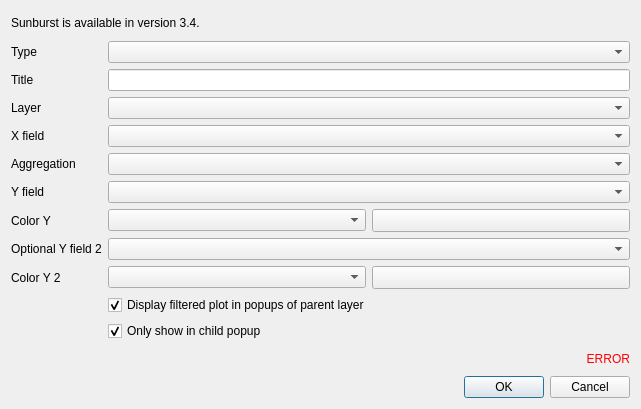
<?xml version="1.0" encoding="UTF-8"?>
<ui version="4.0">
 <class>Dialog</class>
 <widget class="QDialog" name="Dialog">
  <property name="geometry">
   <rect>
    <x>0</x>
    <y>0</y>
    <width>641</width>
    <height>409</height>
   </rect>
  </property>
  <property name="windowTitle">
   <string>Dataviz</string>
  </property>
  <layout class="QVBoxLayout" name="verticalLayout">
   <item>
    <widget class="QLabel" name="label_graph_34">
     <property name="text">
      <string>Sunburst is available in version 3.4.</string>
     </property>
    </widget>
   </item>
   <item>
    <layout class="QGridLayout" name="gridLayout">
     <item row="0" column="0">
      <widget class="QLabel" name="label_type">
       <property name="text">
        <string>Type</string>
       </property>
      </widget>
     </item>
     <item row="4" column="1">
      <widget class="QComboBox" name="aggregation"/>
     </item>
     <item row="2" column="0">
      <widget class="QLabel" name="label_layer">
       <property name="text">
        <string>Layer</string>
       </property>
      </widget>
     </item>
     <item row="8" column="1">
      <widget class="QgsFieldComboBox" name="y_field_2"/>
     </item>
     <item row="1" column="1">
      <widget class="QLineEdit" name="title"/>
     </item>
     <item row="6" column="1">
      <layout class="QHBoxLayout" name="horizontalLayout_2">
       <item>
        <widget class="QgsFieldComboBox" name="color_field"/>
       </item>
       <item>
        <widget class="QgsColorButton" name="color">
         <property name="sizePolicy">
          <sizepolicy hsizetype="Minimum" vsizetype="Fixed">
           <horstretch>0</horstretch>
           <verstretch>0</verstretch>
          </sizepolicy>
         </property>
        </widget>
       </item>
      </layout>
     </item>
     <item row="4" column="0">
      <widget class="QLabel" name="label_aggregation">
       <property name="text">
        <string>Aggregation</string>
       </property>
      </widget>
     </item>
     <item row="2" column="1">
      <widget class="QgsMapLayerComboBox" name="layer"/>
     </item>
     <item row="8" column="0">
      <widget class="QLabel" name="label_y_field_2">
       <property name="text">
        <string>Optional Y field 2</string>
       </property>
      </widget>
     </item>
     <item row="3" column="1">
      <widget class="QgsFieldComboBox" name="x_field"/>
     </item>
     <item row="1" column="0">
      <widget class="QLabel" name="label_title">
       <property name="text">
        <string>Title</string>
       </property>
       <property name="wordWrap">
        <bool>true</bool>
       </property>
      </widget>
     </item>
     <item row="0" column="1">
      <widget class="QComboBox" name="type_graph"/>
     </item>
     <item row="3" column="0">
      <widget class="QLabel" name="label_x_field">
       <property name="text">
        <string>X field</string>
       </property>
      </widget>
     </item>
     <item row="5" column="0">
      <widget class="QLabel" name="label_y_field">
       <property name="text">
        <string>Y field</string>
       </property>
      </widget>
     </item>
     <item row="5" column="1">
      <widget class="QgsFieldComboBox" name="y_field"/>
     </item>
     <item row="6" column="0">
      <widget class="QLabel" name="label_y_color">
       <property name="text">
        <string>Color Y</string>
       </property>
      </widget>
     </item>
     <item row="9" column="1">
      <layout class="QHBoxLayout" name="horizontalLayout_3">
       <item>
        <widget class="QgsFieldComboBox" name="color_field_2"/>
       </item>
       <item>
        <widget class="QgsColorButton" name="color_2">
         <property name="sizePolicy">
          <sizepolicy hsizetype="Minimum" vsizetype="Fixed">
           <horstretch>0</horstretch>
           <verstretch>0</verstretch>
          </sizepolicy>
         </property>
        </widget>
       </item>
      </layout>
     </item>
     <item row="9" column="0">
      <widget class="QLabel" name="label_y_color_2">
       <property name="text">
        <string>Color Y 2</string>
       </property>
      </widget>
     </item>
     <item row="10" column="1">
      <widget class="QCheckBox" name="popup_display_child_plot">
       <property name="text">
        <string>Display filtered plot in popups of parent layer</string>
       </property>
       <property name="checked">
        <bool>true</bool>
       </property>
      </widget>
     </item>
     <item row="11" column="1">
      <widget class="QCheckBox" name="only_show_child">
       <property name="text">
        <string>Only show in child popup</string>
       </property>
       <property name="checked">
        <bool>true</bool>
       </property>
      </widget>
     </item>
    </layout>
   </item>
   <item>
    <widget class="QLabel" name="error">
     <property name="styleSheet">
      <string notr="true">QLabel { color : red; }</string>
     </property>
     <property name="text">
      <string notr="true">ERROR</string>
     </property>
     <property name="alignment">
      <set>Qt::AlignRight|Qt::AlignTrailing|Qt::AlignVCenter</set>
     </property>
    </widget>
   </item>
   <item>
    <widget class="QDialogButtonBox" name="button_box">
     <property name="orientation">
      <enum>Qt::Horizontal</enum>
     </property>
     <property name="standardButtons">
      <set>QDialogButtonBox::Cancel|QDialogButtonBox::Ok</set>
     </property>
    </widget>
   </item>
  </layout>
 </widget>
 <customwidgets>
  <customwidget>
   <class>QgsColorButton</class>
   <extends>QToolButton</extends>
   <header>qgis.gui</header>
  </customwidget>
  <customwidget>
   <class>QgsFieldComboBox</class>
   <extends>QComboBox</extends>
   <header>qgis.gui</header>
  </customwidget>
  <customwidget>
   <class>QgsMapLayerComboBox</class>
   <extends>QComboBox</extends>
   <header>qgis.gui</header>
  </customwidget>
 </customwidgets>
 <resources/>
 <connections/>
</ui>
